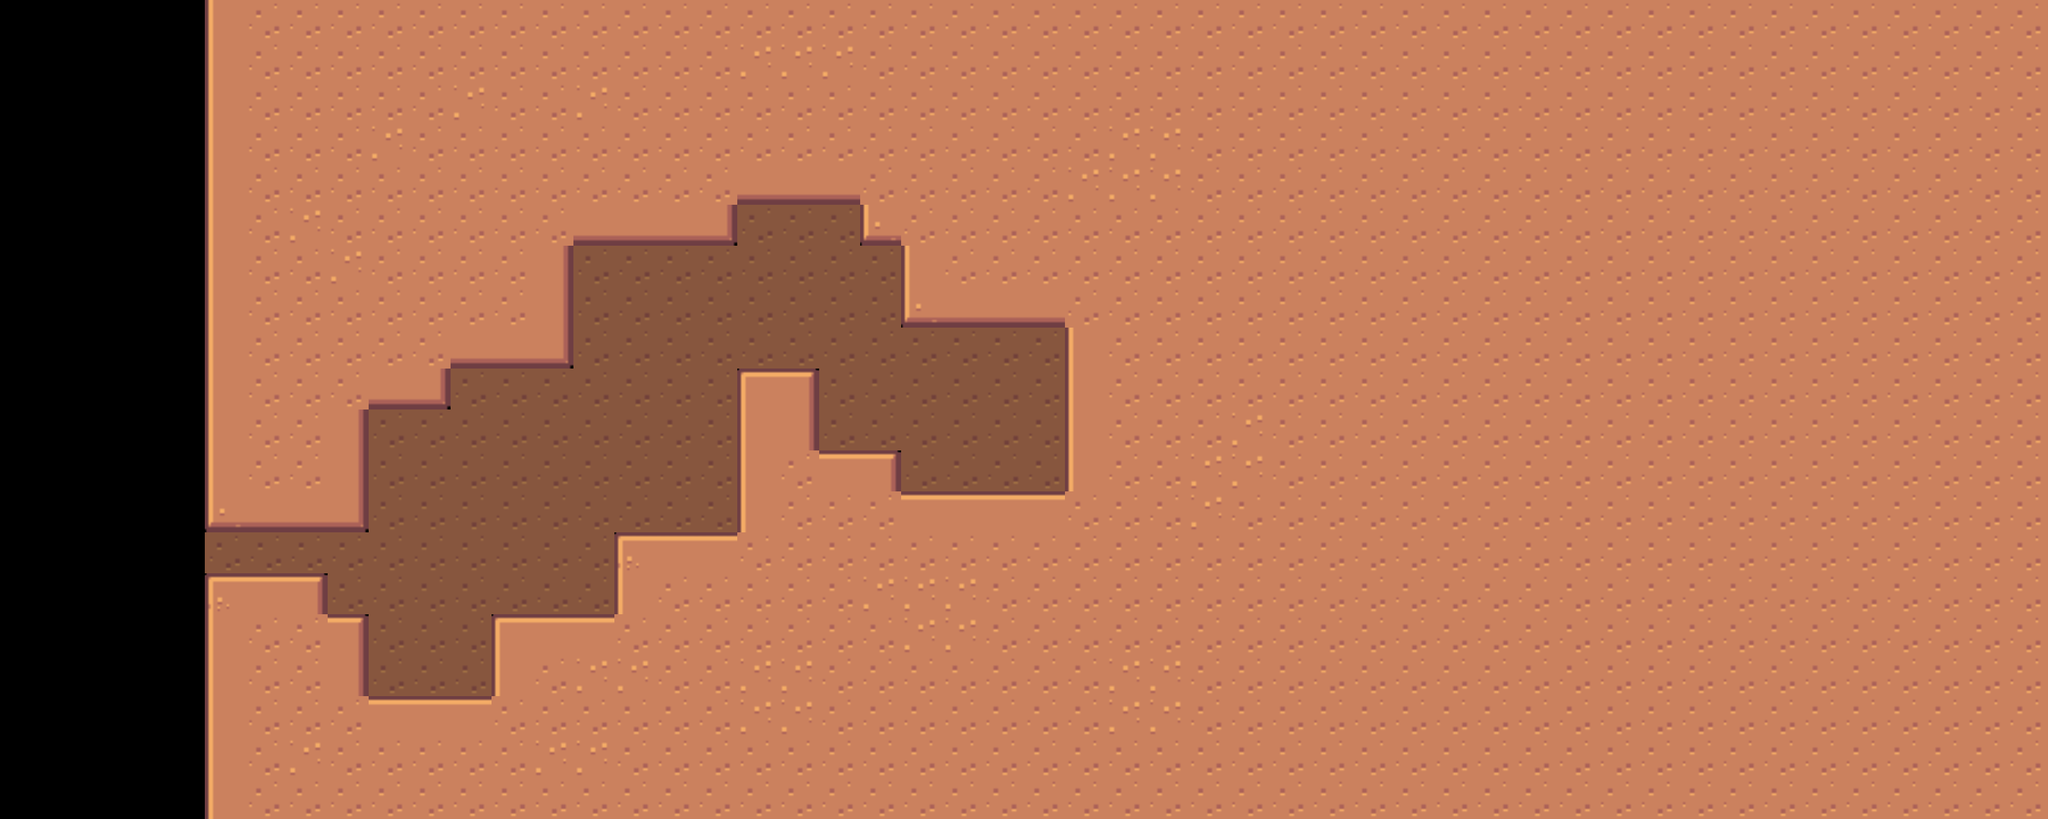

Rendered tile map (Tiled .tmx) drawn with the repository's tilesets; below, a short description and the full map source, tile grids included:
An orthogonal 50x20 tile map with 72x72 px tiles, 1 tile layer (camada1), 2 tilesets.

<map version="1.10" tiledversion="1.11.2" orientation="orthogonal" renderorder="left-up" width="50" height="20" tilewidth="72" tileheight="72" infinite="0" nextlayerid="2" nextobjectid="1">
 <tileset firstgid="1" source="block.tsx" />
 <tileset firstgid="82" source="minerios.tsx" />
 <layer id="1" name="camada1" width="50" height="20" offsetx="0.166667" offsety="-0.0833333">
  <data encoding="csv">
0,0,0,0,0,37,68,68,68,68,68,68,68,68,68,68,68,68,68,68,68,68,68,68,68,68,68,68,68,68,68,68,68,68,68,68,68,68,68,68,68,68,68,68,68,68,68,68,68,68,
0,0,0,0,0,37,68,68,68,68,68,68,68,68,68,68,68,68,65,65,65,68,68,68,68,68,68,68,68,68,68,68,68,68,68,68,68,68,68,68,68,68,68,68,68,68,68,68,68,68,
0,0,0,0,0,37,68,68,68,68,68,65,68,68,65,68,68,68,68,68,68,68,68,68,68,68,68,68,68,68,68,68,68,68,68,68,68,68,68,68,68,68,68,68,68,68,68,68,68,68,
0,0,0,0,0,37,68,68,68,65,68,68,68,68,68,68,68,68,68,68,68,68,68,68,68,68,68,65,65,68,68,68,68,68,68,68,68,68,68,68,68,68,68,68,68,68,68,68,68,68,
0,0,0,0,0,37,68,68,68,68,68,68,68,68,68,68,68,68,47,47,47,68,68,68,68,68,65,65,65,68,68,68,68,68,68,68,68,68,68,68,68,68,68,68,68,68,68,68,68,68,
0,0,0,0,0,37,68,65,68,68,68,68,68,68,47,47,47,48,86,86,86,73,68,68,68,68,68,68,68,68,68,68,68,68,68,68,68,68,68,68,68,68,68,68,68,68,68,68,68,68,
0,0,0,0,0,37,68,68,65,68,68,68,68,39,86,86,86,86,86,86,86,86,37,68,68,68,68,68,68,68,68,68,68,68,68,68,68,68,68,68,68,68,68,68,68,68,68,68,68,68,
0,0,0,0,0,37,68,68,68,68,68,68,68,39,86,86,86,86,86,86,86,86,73,47,47,47,68,68,68,68,68,68,68,68,68,68,68,68,68,68,68,68,68,68,68,68,68,68,68,68,
0,0,0,0,0,37,68,68,68,68,68,47,47,48,86,86,86,86,86,86,86,86,86,86,86,86,37,68,68,68,68,68,68,68,68,68,68,68,68,68,68,68,68,68,68,68,68,68,68,68,
0,0,0,0,0,37,68,68,68,47,48,86,86,86,86,86,86,86,28,30,86,86,86,86,86,86,37,68,68,68,68,68,68,68,68,68,68,68,68,68,68,68,68,68,68,68,68,68,68,68,
0,0,0,0,0,37,68,68,39,86,86,86,86,86,86,86,86,86,37,39,86,86,86,86,86,86,37,68,68,68,65,68,68,68,68,68,68,68,68,68,68,68,68,68,68,68,68,68,68,68,
0,0,0,0,0,37,68,68,39,86,86,86,86,86,86,86,86,86,37,68,29,30,86,86,86,86,37,68,68,65,65,68,68,68,68,68,68,68,68,68,68,68,68,68,68,68,68,68,68,68,
0,0,0,0,0,73,47,47,48,86,86,86,86,86,86,86,86,86,37,68,68,68,29,29,29,29,68,68,68,65,68,68,68,68,68,68,68,68,68,68,68,68,68,68,68,68,68,68,68,68,
0,0,0,0,0,86,86,86,86,86,86,86,86,86,86,55,29,29,68,68,68,68,68,68,68,68,68,68,68,68,68,68,68,68,68,68,68,68,68,68,68,68,68,68,68,68,68,68,68,68,
0,0,0,0,0,55,29,30,86,86,86,86,86,86,86,37,68,68,68,68,68,65,65,65,68,68,68,68,68,68,68,68,68,68,68,68,68,68,68,68,68,68,68,68,68,68,68,68,68,68,
0,0,0,0,0,37,68,68,30,86,86,86,28,29,29,68,68,68,68,68,68,68,65,65,68,68,68,68,68,68,68,68,68,68,68,68,68,68,68,68,68,68,68,68,68,68,68,68,68,68,
0,0,0,0,0,37,68,68,39,86,86,86,37,68,65,65,68,68,65,65,68,68,68,68,68,68,68,65,65,68,68,68,68,68,68,68,68,68,68,68,68,68,68,68,68,68,68,68,68,68,
0,0,0,0,0,37,68,68,68,29,29,29,68,68,68,68,68,68,65,65,68,68,68,68,68,68,68,65,65,68,68,68,68,68,68,68,68,68,68,68,68,68,68,68,68,68,68,68,68,68,
0,0,0,0,0,37,68,65,68,68,68,68,68,65,65,68,68,68,68,68,68,68,68,68,68,68,68,68,68,68,68,68,68,68,68,68,68,68,68,68,68,68,68,68,68,68,68,68,68,68,
0,0,0,0,0,37,68,68,68,68,68,68,68,68,68,68,68,68,68,68,68,68,68,68,68,68,68,68,68,68,68,68,68,68,68,68,68,68,68,68,68,68,68,68,68,68,68,68,68,68
</data>
 </layer>
</map>